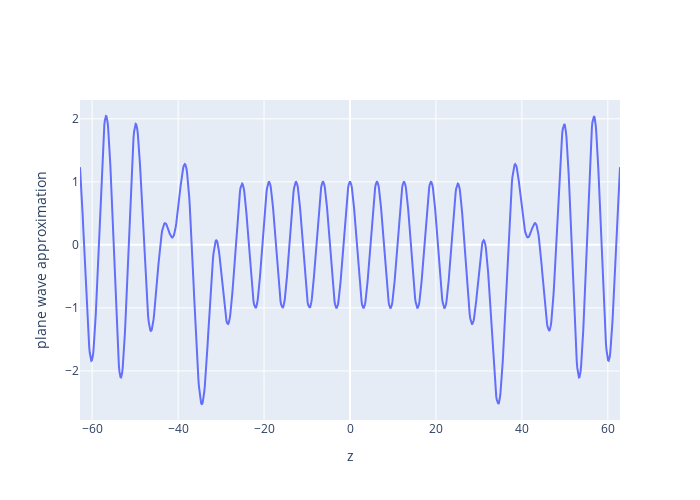
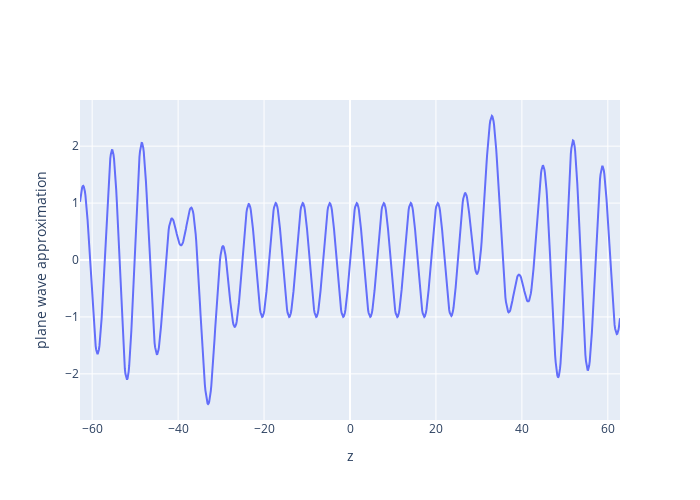

The cell these charts' notebook holds for them, in order:
### Code cell
# パラメータ設定
k = 1.0  # 波数
l_max = 30  # 展開するlの最大値
z = np.linspace(-20 * np.pi, 20 * np.pi, 1000)
r = np.abs(z)
theta = np.arccos(z / r)

# z=0での断面における平面波の近似を計算
phi = np.zeros(z.shape)  # z=0ではphiは0とする
approx = approximate_plane_wave2(k, r, theta, phi, l_max)

# 絶対値を取ることで、実数の値に変換
real_approx = approx.real
imag_approx = approx.imag

# Plotlyで2次元ヒートマップとしてプロット
fig = go.Figure()
fig.add_trace(go.Scatter(x=z, y=real_approx))

fig.update_layout(
    xaxis_title="z",
    yaxis_title="plane wave approximation",
    autosize=False,
    width=700,
    height=500,
)
fig.show()
fig = go.Figure()
fig.add_trace(go.Scatter(x=z, y=imag_approx))

fig.update_layout(
    xaxis_title="z",
    yaxis_title="plane wave approximation",
    autosize=False,
    width=700,
    height=500,
)
fig.show()

### Figure 1 — Plotly figure (JSON) as saved in the notebook; plotly's stock layout.template omitted (floating-point values rounded to 4 significant figures; data arrays with more than 128 entries replaced by an {"elided": "..."} marker saying what was removed)
{"data": [{"type": "scatter", "x": {"elided": "1000 float values"}, "y": {"elided": "1000 float values"}}], "layout": {"autosize": false, "height": 500, "width": 700, "xaxis": {"title": {"text": "z"}}, "yaxis": {"title": {"text": "plane wave approximation"}}}}

### Figure 2 — Plotly figure (JSON) as saved in the notebook; plotly's stock layout.template omitted (floating-point values rounded to 4 significant figures; data arrays with more than 128 entries replaced by an {"elided": "..."} marker saying what was removed)
{"data": [{"type": "scatter", "x": {"elided": "1000 float values"}, "y": {"elided": "1000 float values"}}], "layout": {"autosize": false, "height": 500, "width": 700, "xaxis": {"title": {"text": "z"}}, "yaxis": {"title": {"text": "plane wave approximation"}}}}
